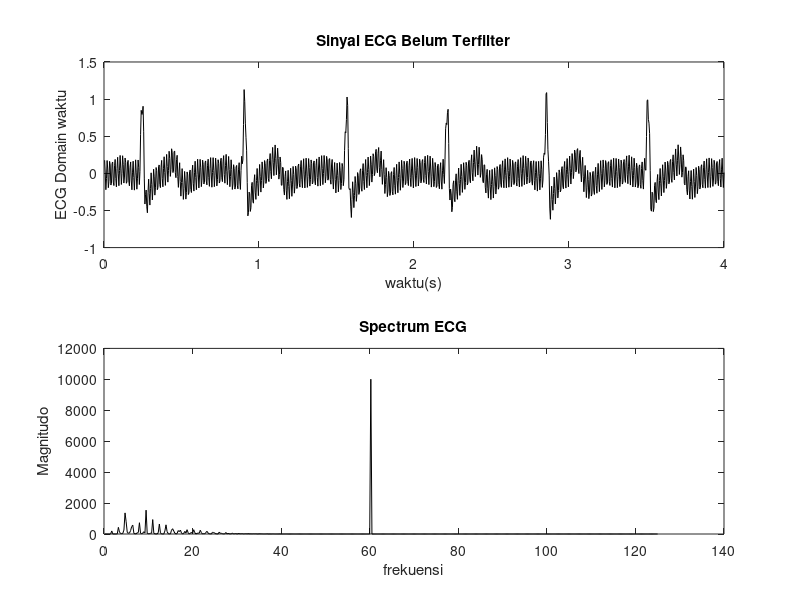
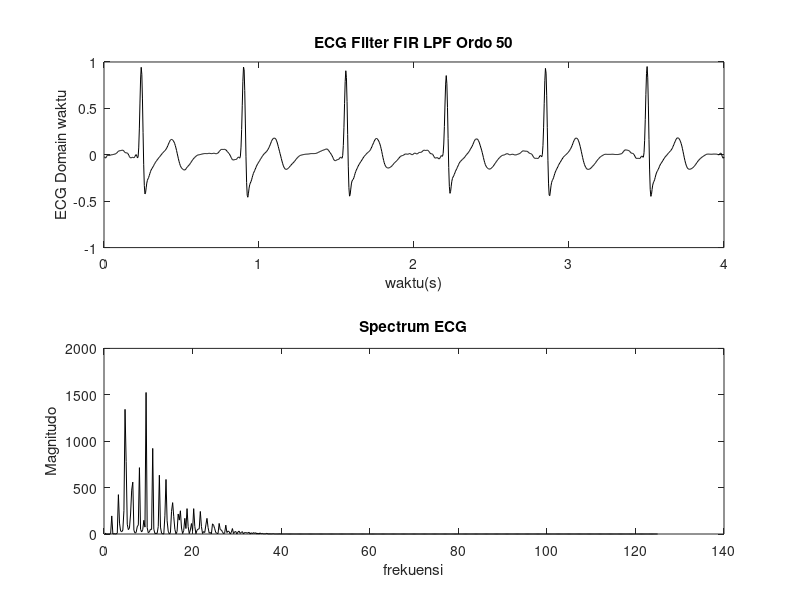

Recreate these plots in MATLAB, in order.
clc;clear all;
load ('ECG60.mat')
N=length(x);
fs=250;
t=(1:N)/fs;
L=50;           %% Filter Order
fc=40/fs;       %% Cut-off Frequency
%%%%%%%
figure(1)
subplot(2,1,1)
plot(t,x,'k')
title('Sinyal ECG Belum Terfilter')
ylabel('ECG Domain waktu')
xlabel('waktu(s)')
%%%%%
spectrum1=abs(fft(x));
mag=spectrum1.^2;
frek1=(1:N)*fs/N;
subplot(2,1,2)
plot(frek1(1:N/2),mag(1:N/2),'k')
title('Spectrum ECG')
ylabel('Magnitudo')
xlabel('frekuensi')
%%%%
%%% FIlter FIR %%%
for k = 1:L                         % Generate bandpass weighting function
    n = k-(L-1)/2 ;            % n = k - L1/2 where L1 even
    if n == 0
        b(k) = 2*fc;        % Case where denomonator is zero.
    else   
        b(k) = (sin(2*pi*fc*n))/(pi*n); %Filter impulse response
    end
end
bb=(blackman(L))';  %%Windowing Type
b = b.*bb;  	    % Apply Blackman window to filter coefficients;

%Buttord sanagt dibutuhkan 
y = (conv(x,b,'same'));
figure(3)
subplot(2,1,1)
plot(t,y,'k')
title('ECG Filter FIR LPF Ordo 50')
ylabel('ECG Domain waktu')
xlabel('waktu(s)')
%%%
spectrum2=abs(fft(y));
mag2=spectrum2.^2;
subplot(2,1,2)
plot(frek1(1:N/2),mag2(1:N/2),'k')
title('Spectrum ECG')
ylabel('Magnitudo')
xlabel('frekuensi')


